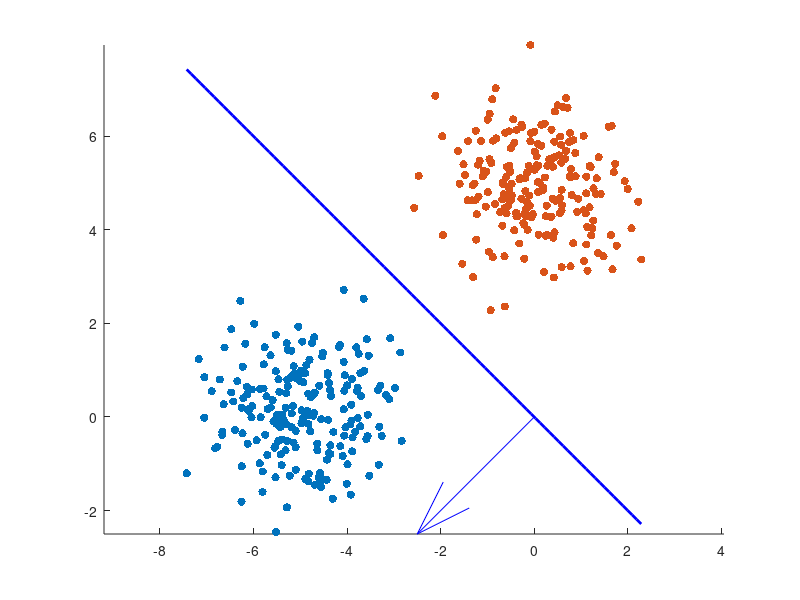

The MATLAB source for this figure:
d1 = mvnrnd([-5,0],eye(2),200);
d2 = mvnrnd([0,5],eye(2),200);
x1 = d1(1:160,:);
x2 = d2(1:160,:);
x=[x1;x2];
y(1:160,1)=1;
y(161:320,1)=-1;
t=[d1(161:200,:);d2(161:200,:)];
ty(1:40,1)=1;
ty(41:80,1)=-1;
%%
sw=eye(2)+eye(2);
w=inv(sw)*([-5;0]-[0;5]);
s=w'*([-5;0]+[0;5])/2;
%%
f1=0;%训练集错误个数
f2=0;%测试集错误个数
for i=1:length(x)
    if(y(i,1)*w'*x(i,:)'<y(i,1)*s)
        f1=f1+1;
    end
end
for i=1:length(t)
    if(y(i,1)*w'*x(i,:)'<y(i,1)*s)
        f2=f2+1;
    end
end
%%
scatter(d1(:,1),d1(:,2),'red','filled')
hold on;
scatter(d2(:,1),d2(:,2),'green','filled')
hold on;
quiver(0,0,w(1,1),w(2,1),1,'b');
hold on;
xp=linspace(min(d1(:,1)),max(d2(:,1)));
yp=-w(1,1)/w(2,1)*xp+s/w(2,1);
plot(xp,yp,'blue','LineWidth',2)
hold on;
axis equal